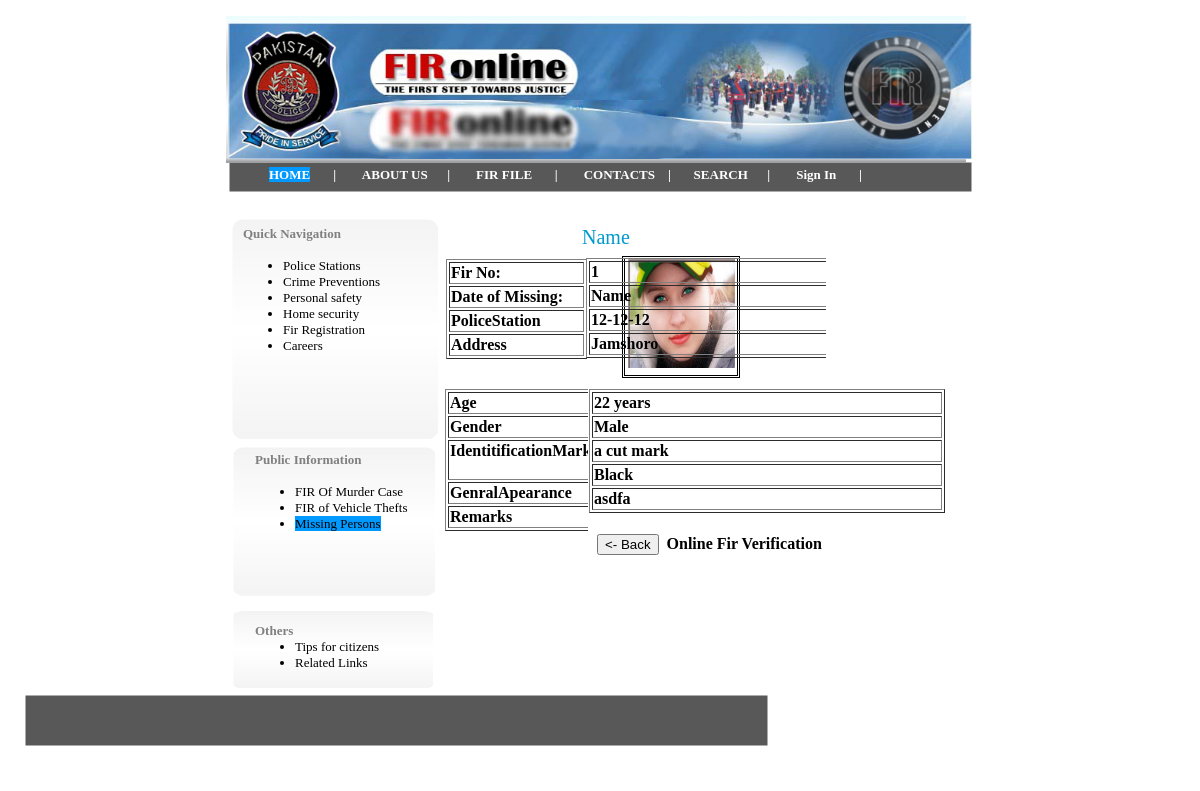
The app's page /missingPersons.php?id=1&name=Name with its own data.
### tables this page shows
CREATE TABLE `missingpeople` (
  `ID` int(15) NOT NULL,
  `Name` varchar(20) default NULL,
  `Date of Missing` varchar(20) default NULL,
  `PoliceStation` varchar(20) default NULL,
  `Address` varchar(150) default NULL,
  `Age` varchar(20) default NULL,
  `Gender` varchar(20) default NULL,
  `IdentitificationMark` varchar(15) default NULL,
  `GenralApearance` varchar(15) default NULL,
  `Remarks` varchar(20) default NULL,
  `pic` varchar(30) default NULL,
  PRIMARY KEY  (`ID`)
);

### missingPersons.php (the view, shortened to what this page needs)
<!DOCTYPE html>
<head><link rel="SHORTCUT ICON" href="images/ffir1.psd.png"/>
</head>
<body>
<div id="container">
<div id="g_shape1" style="position:absolute; overflow:hidden; left:25px; top:146px; width:743px; height:30px; z-index:0"><img border=0 width="100%" height="100%" alt="" src="images/shape3375250.png"></div>
<div id="g_image2" style="position:absolute; overflow:hidden; left:22px; top:0px; width:747px; height:147px; z-index:1"><img src="images/uf1.gif" alt="" title="" border=0 width=740 height=147></div>
<div id="roundrect1" style="position:absolute; overflow:hidden; left:28px; top:203px; width:208px; height:222px; z-index:2"><img border=0 width="100%" height="100%" alt="" src="images/roundrect16018000.png"></div>
<div id="g_text2" style="position:absolute; overflow:hidden; left:65px; top:151px; width:642px; height:20px; z-index:3">
<div class="wpmd">
<div><font face="Tahoma"><B><a href="index.html" style="background:#09F;"  title="Home" class="style1"  >HOME</a></B></font>
<font color="#333333" face="Tahoma"><B>&nbsp;&nbsp;&nbsp;&nbsp;&nbsp; </B></font><font color="#FFFFFF" face="Tahoma"><B>|</B></font>
<font color="#333333" face="Tahoma"><B>&nbsp;&nbsp;&nbsp;&nbsp;&nbsp;&nbsp; </B></font>
<font face="Tahoma"><B><a href="aboutUs.html" title="About Us" class="style1">ABOUT US</a></B></font><font color="#333333" face="Tahoma"><B>&nbsp;&nbsp;&nbsp;&nbsp;&nbsp; </B></font><font color="#FFFFFF" face="Tahoma"><B>|</B></font><font color="#333333" face="Tahoma"><B>&nbsp;&nbsp;&nbsp;&nbsp;&nbsp;&nbsp;&nbsp; </B></font><font face="Tahoma"><B><a href="FirTopic.html" title="Topics of Fir" class="style1">FIR FILE</a></B></font><font color="#333333" face="Tahoma"><B>&nbsp;&nbsp;&nbsp;&nbsp;&nbsp;&nbsp; </B></font><font color="#FFFFFF" face="Tahoma"><B>| </B></font><font color="#333333" face="Tahoma"><B>&nbsp;&nbsp;&nbsp;&nbsp;&nbsp;&nbsp; </B></font><font face="Tahoma"><B><a href="Contact Us.php"title="Contact Us" class="style1">CONTACTS</a></B></font><font color="#333333" face="Tahoma"><B>&nbsp;&nbsp;&nbsp; </B></font><font color="#FFFFFF" face="Tahoma"><B>|</B></font><font color="#333333" face="Tahoma"><B>&nbsp;&nbsp;&nbsp;&nbsp;&nbsp;&nbsp; </B></font><font face="Tahoma"><B><a href="searchFir.html" title="" class="style1">SEARCH</a></B></font><font color="#333333" face="Tahoma"><B>&nbsp;&nbsp;&nbsp;&nbsp;&nbsp; </B></font><font color="#FFFFFF" face="Tahoma"><B>|</B></font><font color="#333333" face="Tahoma"><B>&nbsp;&nbsp;&nbsp;&nbsp;&nbsp;&nbsp;&nbsp; </B></font><font face="Tahoma"><B><a href="adminLog.php" title="Login" class="style1" >Sign In</a></B></font><font color="#333333" face="Tahoma"><B>&nbsp;&nbsp;&nbsp;&nbsp;&nbsp;&nbsp; </B></font><font color="#FFFFFF" face="Tahoma"><B>|</B></font></div>
</div></div>
<div id="text7" style="position:absolute; overflow:hidden; left:39px; top:210px; width:188px; height:204px; z-index:7">
<div class="wpmd">
<div><font color="#808080" face="Tahoma"><B>Quick Navigation</B></font></div>
<div><font color="#808080" face="Tahoma"><B><BR></B></font></div>
<UL>
<li><font color="#808080" face="Tahoma"><a href="Navigation1.php?&navigationId=&#54&user=Guest" class="style1" style="color:#000;" >Police Stations</a></font></li>
<li><font color="#808080" face="Tahoma"><a href="Navigation1.php?&navigationId=&#49&user=Guest"class="style1" style="color:#000;">Crime Preventions</a></font></li>
<li><font color="#808080" face="Tahoma">
<a href="Navigation1.php?&navigationId=&#50&user=Guest" class="style1" style="color:#000;">Personal safety</a></font></li>
<li><font color="#808080" face="Tahoma"><a href="Navigation1.php?&navigationId=&#51&user=Guest" class="style1" style="color:#000;">Home security</a></font></li>
<li><font color="#808080" face="Tahoma"><a href="Navigation1.php?&navigationId=&#52&user=Guest" class="style1" style="color:#000;">Fir Registration</a></font></li>
<li><font color="#808080" face="Tahoma"><a href="Navigation1.php?&navigationId=&#53&user=Guest" class="style1" style="color:#000;">Careers</a></font></li>
</UL>
</div></div>
<div id="roundrect4" style="position:absolute; overflow:hidden; left:29px; top:431px; width:204px; height:150px; z-index:8"><img border=0 width="100%" height="100%" alt="" src="images/roundrect16018000.png"></div>
<div id="text5" style="position:absolute; overflow:hidden; left:51px; top:436px; width:164px; height:142px; z-index:9">
<div class="wpmd">
<div><font color="#808080" face="Tahoma"><B> Public Information</B></font></div>
<div><font color="#808080" face="Tahoma"><B><BR></B></font></div>
<UL>
<li><font color="#808080" face="Tahoma"><a href="FirViewForm1.php" class="style1" style="color:#000;">FIR Of Murder Case </a></font></li>
<li><font color="#808080" face="Tahoma"><a href="FirVEHICLE.html" class="style1" style="color:#000;">FIR of Vehicle Thefts</a></font></li>
<li><font color="#808080" face="Tahoma"><a href="missingPersonsView.php" class="style1" style="color:#000;background:#09F;" >Missing Persons</a></font></li>
</UL>
</div></div>
<div id="roundrect5" style="position:absolute; overflow:hidden; left:29px; top:595px; width:202px; height:78px; z-index:10"><img border=0 width="100%" height="100%" alt="" src="images/roundrect16018000.png"></div>
<div id="text8" style="position:absolute; overflow:hidden; left:51px; top:607px; width:165px; height:57px; z-index:11">
<div class="wpmd">
<div><font color="#808080" face="Tahoma"><B>Others</B></font></div>
<UL>
<li><font color="#808080" face="Tahoma"><a href="tips.html" class="style1" style="color:#000;">Tips for citizens </a> </font></li>
<li><font color="#808080" face="Tahoma"><a href="links.html" class="style1" style="color:#000;">Related Links</a></font></li>
</UL>
<div><font color="#808080" face="Tahoma"><BR></font></div>
</div></div>
<div id="image1" style="position:absolute; overflow:hidden; left:24px; top:7px; width:744px; height:136px; z-index:12"><img src="images/hed.jpg" alt="" title="" border=0 width=744 height=136></div>
<div id="text1" style="position:absolute; overflow:hidden; left:242px; top:225px; width:146px; height:136px; z-index:13">
<font face="Arial Narrow" class="ws14">&nbsp;&nbsp;&nbsp;&nbsp;
 <table width="141" border="1">
  <tr>
    <th scope="row">Fir No: &nbsp;</th>
  </tr>
  <tr>
    <th scope="row">Date of Missing: &nbsp;</th>
  </tr>
  <tr>
    <th scope="row">PoliceStation &nbsp;</th>
  </tr>
  <tr>
    <th scope="row">Address &nbsp;</th>
  </tr>
  </table>
  </font></div>
<div id="text1" style="position:absolute; overflow:hidden; left:241px; top:355px; width:143px; height:193px; z-index:13">
<div class="wpmd">
<div><font face="Arial Narrow" class="ws14">&nbsp;&nbsp;&nbsp;&nbsp;
 <table width="142" border="1">
  <tr>
    <th scope="row">Age &nbsp;</th>
  </tr>
  <tr>
    <th scope="row">Gender &nbsp;</th>
  </tr>
  <tr>
    <th scope="row">IdentitificationMark &nbsp;</th>
  </tr>
  <tr>
    <th scope="row">GenralApearance &nbsp;</th>
  </tr>
  <tr>
    <th scope="row">Remarks &nbsp;</th>
  </tr>
</table>
</font></div>
</div></div>
<div id="text2" style="position:absolute; overflow:hidden; left:378px; top:210px; width:321px; height:35px; z-index:14; font-size:20px; color:#09C;">
<?php
 $name=$_GET["name"];
  echo "$name";
  $q=mysql_query("Select * from missingpeople where Id=".$_GET[id]);
?>
</div>
<div id="text2" style="position:absolute; overflow:hidden; left:382px; top:224px; width:240px; height:136px; z-index:14">
<div class="wpmd">
<div><font face="Arial Narrow" class="ws14">&nbsp;&nbsp;&nbsp;&nbsp;<table width="250" border="1">
<?php
   while($row=mysql_fetch_row($q)){
?>
  <tr>
    <th scope="row"> <?php  echo $row[0]." ";     ?>&nbsp; </th>
  </tr>
  <tr>
    <th scope="row"><?php  echo $row[1]." ";     ?> &nbsp;</th>
  </tr>
  <tr>
    <th scope="row"><?php  echo $row[2]." ";     ?> &nbsp;</th>
  </tr>
  <tr>
    <th scope="row"><?php  echo $row[4]." ";     ?> &nbsp;</th>
  </tr>
</table></font></div>
  </div></div>
<div id="text1" style="position:absolute; overflow:hidden; left:385px; top:355px; width:363px; height:209px; z-index:13">
<div class="wpmd">
<div><font face="Arial Narrow" class="ws14">&nbsp;&nbsp;&nbsp;&nbsp;
  <table width="356" border="1">
  <tr>
    <th scope="row"><?php  echo $row[5]." ";     ?> &nbsp;</th>
  </tr>
  <tr>
    <th scope="row"><?php  echo $row[6]." ";     ?> &nbsp;</th>
  </tr>
  <tr>
    <th scope="row"><?php  echo $row[7]." ";     ?> &nbsp;</th>
  </tr>
  <tr>
    <th scope="row"><?php  echo $row[8]." ";     ?> &nbsp;</th>
  </tr>
  <tr>
    <th scope="row"><?php  echo $row[9]." ";     ?> &nbsp;</th>
  </tr>
</table>
<h4> &nbsp; <input type="button" onClick="window.back();" value="<- Back">
&nbsp;Online Fir Verification</h4>
</font></div>
</div></div>
</div>
<div id="g_shape2" style="position:absolute; overflow:hidden; left:25px; top:695px; width:743px; height:51px; z-index:4"><img border=0 width="100%" height="100%" alt="" src="images/shape3375296.png"></div>
<div id="shape3" style="position:absolute; overflow:hidden; left:651px; top:746px; width:100px; height:17px; z-index:5"><img border=0 width="100%" height="100%" alt="" src="images/shape16018000.png"></div>
<p><span id="pic" style="position:absolute; top:256px; left:622px; width: 112px; height: 116px; border:double;"
><img src="Pics/<?php echo $row[10]." ";  } ?>" width="107" height="109">
</span></p>
<p>&nbsp;</p>
</body>
</html>

### missingPersons.php (style rules this page uses)
.ws14 { font-size: 16px; }
.wpmd { font-size: 13px;font-family: Arial,Helvetica,Sans-Serif;font-style: normal;font-weight: normal; }
DIV,UL,OL { margin-top: 0px; margin-bottom: 0px; }
a.style1:link { color:#FFFFFF;text-decoration: none; }
div#container { position:relative; width: 792px; margin-top: 0px; margin-left: auto; margin-right: auto; text-align:left; }
body { text-align:center;margin:0 }

### records on screen
missingpeople: ID "1", Name "Name", Date of Missing "12-12-12", Address "Jamshoro", Age "22 years", Gender "Male", IdentitificationMark "a cut mark", GenralApearance "Black", Remarks "asdfa", pic (picture)

### other values on screen
$name "Name"
